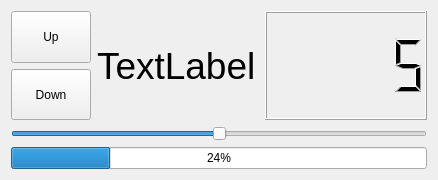
<?xml version="1.0" encoding="UTF-8"?>
<ui version="4.0">
 <class>Widget</class>
 <widget class="QWidget" name="Widget">
  <property name="geometry">
   <rect>
    <x>0</x>
    <y>0</y>
    <width>438</width>
    <height>180</height>
   </rect>
  </property>
  <property name="focusPolicy">
   <enum>Qt::FocusPolicy::WheelFocus</enum>
  </property>
  <property name="windowTitle">
   <string>Widget</string>
  </property>
  <layout class="QVBoxLayout" name="verticalLayout_2">
   <item>
    <layout class="QHBoxLayout" name="horizontalLayout">
     <item>
      <layout class="QVBoxLayout" name="verticalLayout">
       <item>
        <widget class="QPushButton" name="pushButtonUp">
         <property name="sizePolicy">
          <sizepolicy hsizetype="Fixed" vsizetype="Expanding">
           <horstretch>0</horstretch>
           <verstretch>0</verstretch>
          </sizepolicy>
         </property>
         <property name="text">
          <string>Up</string>
         </property>
        </widget>
       </item>
       <item>
        <widget class="QPushButton" name="pushButtonDown">
         <property name="sizePolicy">
          <sizepolicy hsizetype="Fixed" vsizetype="Expanding">
           <horstretch>0</horstretch>
           <verstretch>0</verstretch>
          </sizepolicy>
         </property>
         <property name="text">
          <string>Down</string>
         </property>
        </widget>
       </item>
      </layout>
     </item>
     <item>
      <widget class="QLabel" name="textLabel">
       <property name="font">
        <font>
         <pointsize>28</pointsize>
        </font>
       </property>
       <property name="text">
        <string>TextLabel</string>
       </property>
      </widget>
     </item>
     <item>
      <widget class="QLCDNumber" name="lcdNumber">
       <property name="font">
        <font>
         <pointsize>26</pointsize>
        </font>
       </property>
       <property name="value" stdset="0">
        <double>5.000000000000000</double>
       </property>
      </widget>
     </item>
    </layout>
   </item>
   <item>
    <widget class="QSlider" name="horizontalSlider">
     <property name="maximum">
      <number>10</number>
     </property>
     <property name="singleStep">
      <number>0</number>
     </property>
     <property name="value">
      <number>5</number>
     </property>
     <property name="orientation">
      <enum>Qt::Orientation::Horizontal</enum>
     </property>
    </widget>
   </item>
   <item>
    <widget class="QProgressBar" name="progressBar">
     <property name="value">
      <number>24</number>
     </property>
    </widget>
   </item>
  </layout>
 </widget>
 <resources/>
 <connections/>
</ui>
